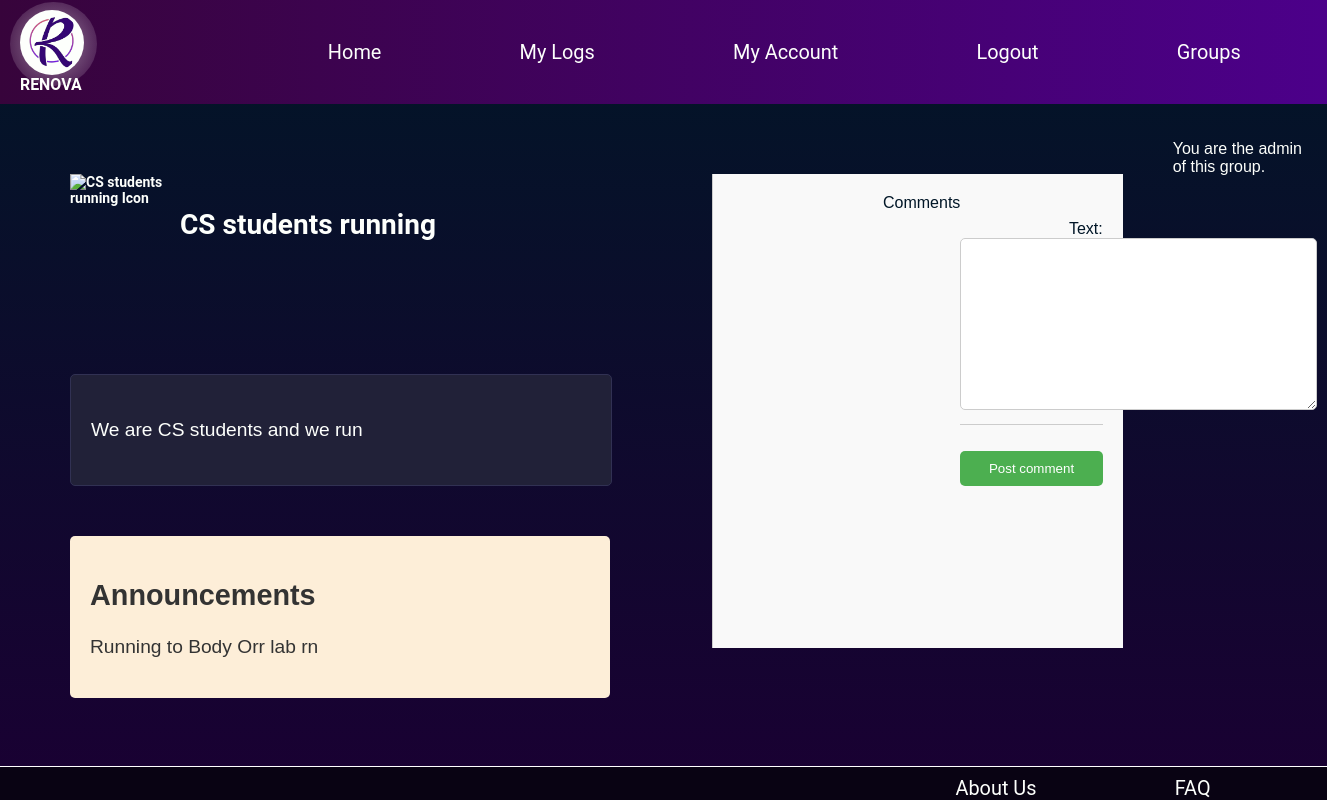
Screenshot of /renova/groups/cs-students-running/ (signed in) with the database file from the repository.
### renova/models.py (models this page shows, shortened)
class Group(models.Model):
    name = models.CharField(max_length=255, unique=True, primary_key=True)
    admin = models.ForeignKey(User, on_delete=models.CASCADE, default=1)
    members = models.ManyToManyField(User, related_name='member_groups', blank=True)
    creation_date = models.DateField(default=timezone.now)
    icon = models.ImageField(upload_to='group_icons', blank=True)
    activities = models.CharField(max_length=255, blank=True)
    description = models.TextField(blank=True)
    announcements = models.TextField(blank=True)
    slug = models.SlugField(unique=True)

### renova/views.py (the view, shortened to what this page needs)
# urls.py: path('groups/<slug:group_name_slug>/', views.group, name='group'),
@login_required
def group(request, group_name_slug=None):
    context_dict = {}
    try:
        group = Group.objects.get(slug=group_name_slug)
        context_dict['group'] = group
        context_dict['form'] = CommentForm()
    except Group.DoesNotExist:
        context_dict['group'] = None
    if group_name_slug:
        return render(request, 'renova/group.html', context_dict)
    else:
        return HttpResponse("Group not found")

### renova/forms.py
class CommentForm(forms.ModelForm):
    class Meta:
        model = Comment
        fields = ['text']

### templates/renova/group.html (shortened to what this page needs)
{% extends "base.html" %}
{% load static %}
{% block content %}
    {% if group %}
        <div class="container">
            <div class="columns">
                <div id="group-logo">
                    {% if group.icon %}
                        <img src="{{ group.icon.url }}" alt="{{ group.name }} Icon">
                    {% else %}
                        <img alt="{{ group.name }} Icon">
                    {% endif %}
                    <h1>{{ group.name }}</h1>
                </div>
                <div id="group-description">
                    <p>{{ group.description }}</p>
                </div>
                <div id="group-announcements">
                    <h2>Announcements</h2>
                    <p>{{ group.announcements }}</p>
                </div>
            </div>
            <div class="comment-section rightalign leftline">
                <div class="leftalign">Comments</div>
                {% if request.user == group.admin or request.user in group.members.all %}
                    <form method="post">
                        {{ form.as_p }}
                        <button type="submit">Post comment</button>
                    </form>
                {% endif %}
            </div>
            {% if request.user == group.admin %}
                <p>You are the admin of this group.</p>
            {% elif request.user in group.members.all %}
                <form method="post" action="{% url 'renova:leave_group' group.slug %}">
                    {% csrf_token %}
                    <button type="submit">Leave Group</button>
                </form>
            {% else %}
                <form method="post" action="{% url 'renova:join_group' group.slug %}">
                    {% csrf_token %}
                    <button type="submit">Join Group</button>
                </form>
            {% endif %}
        </div>
    {% else %}
        <p>Group not found.</p>
    {% endif %}
{% endblock %}

### static/base.css (style rules this page uses)
body, ul { margin: 0; padding: 0; }
body { font-family: Arial, sans-serif; display: flex; flex-direction: column; min-height: 100vh; background: linear-gradient(to top, #1a0033, #011627); color: #FDFFFC; }
.leftalign { float: left; margin-left: 150px; }
.rightalign { float: right; margin-right: 150px; padding-left: 100px; }
.container { display: flex; justify-content: space-between; }
main > div { display: flex; }
.columns { display: flex; flex-direction: column; }
.leftline { text-align: right; border-left: 1px solid #FDFFFC; }
#group-logo { margin: 50px; font-size : 14px; font-family: 'Roboto', sans-serif; font-weight: bold; position: relative; z-index: 2; display: flex; align-items: center; gap: 10px; }
#group-logo img { height: 100px; width: 100px; }
#group-description { background-color: #212138; width: 500px; padding: 20px; margin: 50px; border-radius: 5px; border: 1px solid #313153; font-size: 1.2em; line-height: 1.6; }
#group-announcements { width: 500px; background-color: #fdeed8; padding: 20px; border-radius: 5px; font-size: 1.2em; color: #333; margin: 0 50px; }
.comment-section { margin: 50px; background-color: #f9f9f9; padding: 20px; border-left: 1px solid #ccc; color: #011627; }
.comment-section p { border-bottom: 1px solid #ccc; padding: 10px 0; }
.comment-section form { display: flex; flex-direction: column; gap: 10px; }
.comment-section form input, .comment-section form textarea { padding: 10px; border: 1px solid #ccc; border-radius: 5px; }
.comment-section form button { padding: 10px 20px; background-color: #4CAF50; color: white; border: none; border-radius: 5px; cursor: pointer; }

### rows the page displays
Group: name "CS students running", description "We are CS students and we run", announcements "Running to Body Orr lab rn"
